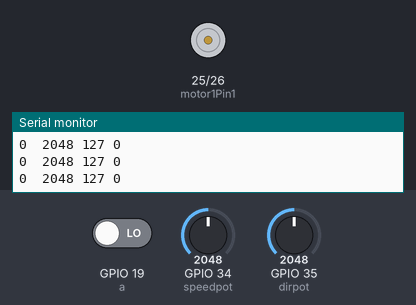
A sketch run on a simulated ESP32. Parts: motor-driver pin pairs drawn as motors (green arrow = first pin HIGH = forward, orange = second pin HIGH = backward, longer = more drive), the last lines printed to the serial monitor. The test bench sets the inputs (shaded band); at power-on: GPIO 35 (dirpot) = 2048, GPIO 34 (speedpot) = 2048, GPIO 19 (a) LOW.

Above: at 1.2 s.
1.3 s: GPIO 35 (dirpot) set to 1964
At 1.9 s:
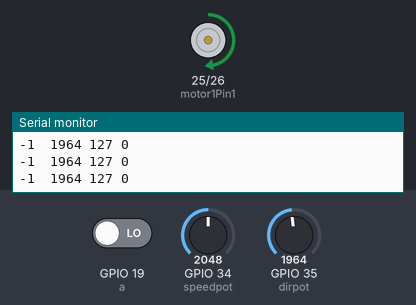
2.8 s: GPIO 34 (speedpot) set to 2540
At 3.5 s:
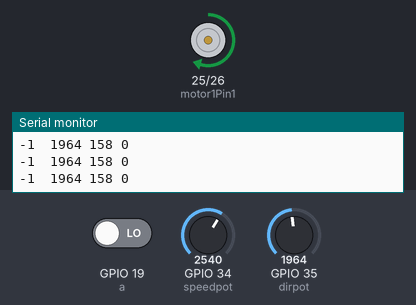
4.3 s: GPIO 35 (dirpot) set to 2540
At 5.0 s:
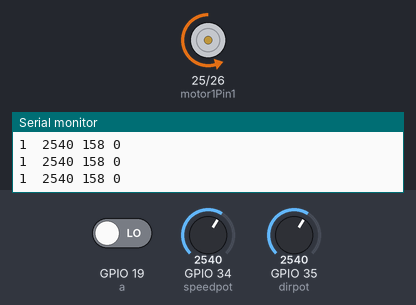
5.8 s: GPIO 34 (speedpot) set to 2047
At 6.5 s:
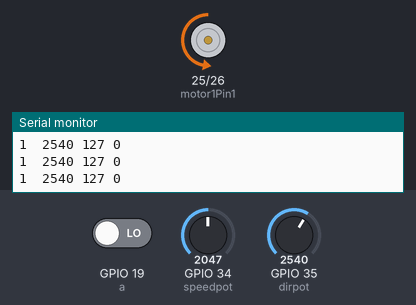
7.3 s: GPIO 34 (speedpot) set to 491
At 8.5 s:
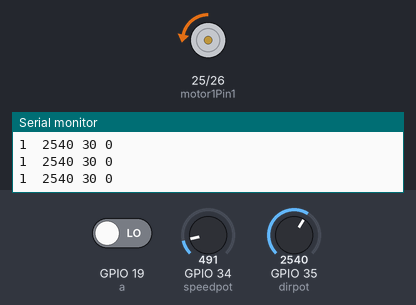
8.8 s: GPIO 35 (dirpot) set to 1960
At 10.1 s:
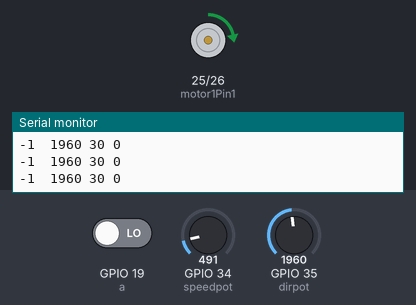
Timing chart, 0 to 11.3 s (numbered marks = the images above; inputs shaded):
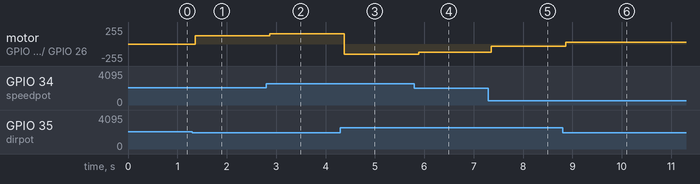

The sketch:

Robotic_Arm_V1.ino
```cpp
int speedpot= 34;
int dirpot= 35;
int a=19;
int b=18;
int motor1Pin1 = 25;
int motor1Pin2 = 26;
int pos=0;

const int freq = 30000;
const int pwmChannel = 0;
const int pwmChannel2 = 1;
const int resolution = 8;


void setup() {

pinMode(speedpot,INPUT);
pinMode(dirpot,INPUT);
pinMode(b,INPUT);
pinMode(motor1Pin1,OUTPUT);
pinMode(motor1Pin2,OUTPUT);

ledcSetup(pwmChannel, freq, resolution);
ledcSetup(pwmChannel2, freq, resolution);
ledcAttachPin(motor1Pin1, pwmChannel);
ledcAttachPin(motor1Pin2, pwmChannel2);
attachInterrupt(digitalPinToInterrupt(a), readencoder, RISING);
Serial.begin(115200);
}
void readencoder()
{
  int f= digitalRead(b);
  if(f>0)
  pos++;
  else
  pos--;
}
void loop() {
int dir;
int dirv=analogRead(dirpot);

int mspeed=map(analogRead(speedpot),0,4096,0,255);

if(dirv<2000)
dir=-1;
else if(dirv>2500)
dir=1;
else
dir=0;

Serial.print(dir);
Serial.print("  ");
Serial.print(dirv);
Serial.print(" ");
Serial.print(mspeed);
Serial.print(" ");
Serial.println(pos);
delay(50);

if(dir==1)
{ledcWrite(pwmChannel,0);
ledcWrite(pwmChannel2,mspeed);}
else if (dir==-1)
{
ledcWrite(pwmChannel2,0);
ledcWrite(pwmChannel,mspeed);
}
else if (dir==0)
{ledcWrite(pwmChannel,0);
ledcWrite(pwmChannel2,0);}

}
```

Measured:
- the behaviour switches between 2000 and 1999 on GPIO 35 (dirpot) (found by bisection; images 0 and 1)
- after the input at 1.3 s, motor on GPIO 25 (motor1Pin1) / GPIO 26 (motor1Pin2): stopped → forward 127/255 after 0.06 s
- after the input at 2.8 s, motor on GPIO 25 (motor1Pin1) / GPIO 26 (motor1Pin2): forward 127/255 → forward 157/255 after 0.07 s
- after the input at 4.3 s, motor on GPIO 25 (motor1Pin1) / GPIO 26 (motor1Pin2): forward 157/255 → backward 157/255 after 0.08 s
- after the input at 5.8 s, motor on GPIO 25 (motor1Pin1) / GPIO 26 (motor1Pin2): backward 157/255 → backward 127/255 after 0.09 s
- after the input at 7.3 s, motor on GPIO 25 (motor1Pin1) / GPIO 26 (motor1Pin2): backward 127/255 → backward 30/255 after 0.05 s
- after the input at 8.8 s, motor on GPIO 25 (motor1Pin1) / GPIO 26 (motor1Pin2): backward 30/255 → forward 30/255 after 0.06 s
